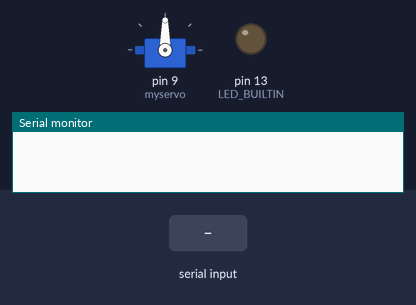
A sketch run on a simulated Arduino Uno, built with avr-gcc and run on an emulated ATmega328P. On the bench: servo, output pins drawn as LEDs (lit = HIGH), the last lines printed to the serial monitor. The inputs (shaded band) are chosen by the test bench.

Above: at 1.2 s.
1.3 s: "1" received over Serial
At 2.45 s:
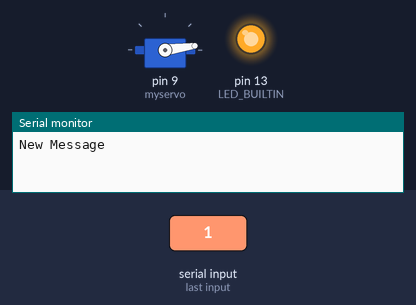
At 3.05 s:
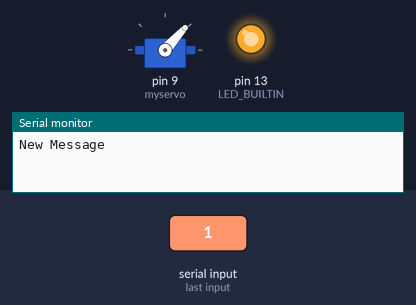
4.3 s: "0" received over Serial
At 7.5 s:
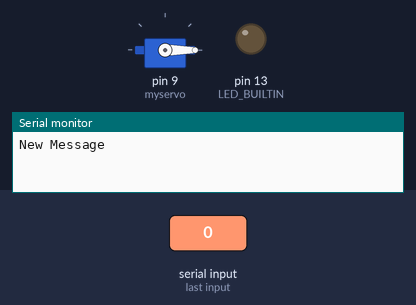
Timing chart, 0 to 9.0 s (numbered marks = the images above; inputs shaded):
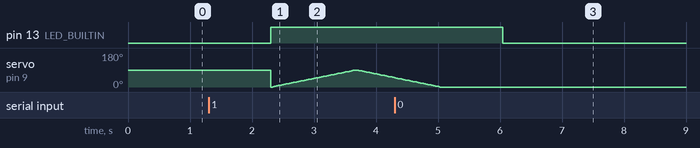

Measured:
- after the input at 1.3 s, pin 13 (LED_BUILTIN): LOW → HIGH after 1.0 s
- after the input at 4.3 s, pin 13 (LED_BUILTIN): HIGH → LOW after 1.7 s

The sketch:

gmail_notify_arduino.ino
```cpp
/* Receives a message from the python program when a new message is received and will send a message to arduino to move flag*/

#include <Servo.h>
String state;
Servo myservo;
int pos = 0;
void setup() {
  Serial.begin(9600);
  pinMode(LED_BUILTIN, OUTPUT);
  myservo.attach(9);
}


void sweep() {
  for (pos = 0; pos <= 90; pos += 1) { // goes from 0 degrees to 180 degrees
    // in steps of 1 degree
    myservo.write(pos);              // tell servo to go to position in variable 'pos'
    delay(15);                       // waits 15ms for the servo to reach the position
  }
  for (pos = 90; pos >= 0; pos -= 1) { // goes from 180 degrees to 0 degrees
    myservo.write(pos);              // tell servo to go to position in variable 'pos'
    delay(15);                       // waits 15ms for the servo to reach the position
  }
}

void loop() {

  if (Serial.available()) {
    state = Serial.readString();

    if (state == "1" ){
      Serial.write("New Message");
      digitalWrite(LED_BUILTIN, HIGH);
      sweep();
    }
    else {
      digitalWrite(LED_BUILTIN, LOW);
    }
  }
}
```
